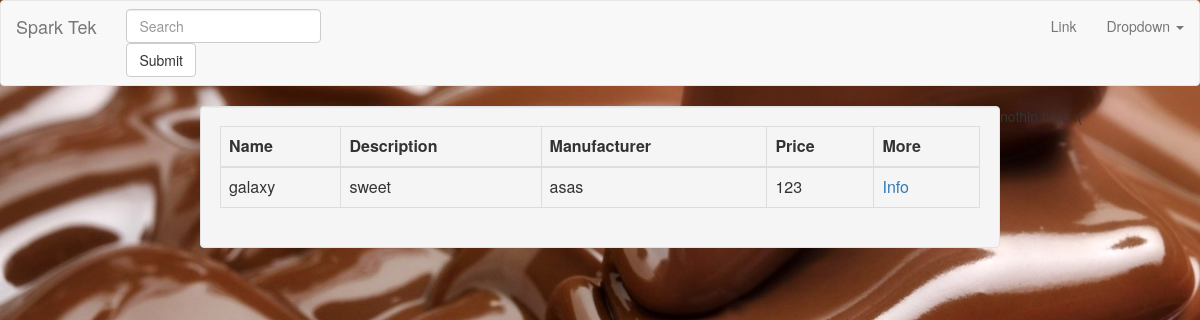
The app's page /, older data.
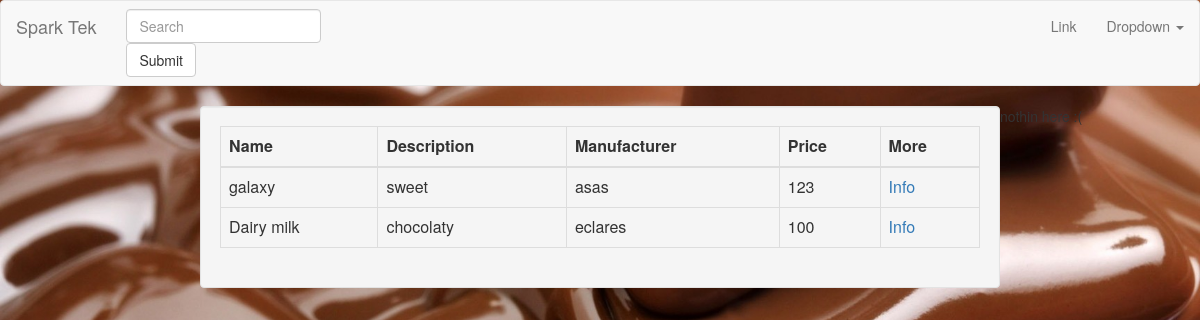
The same page, newer data.
### registration/models.py (models this page shows)
class Chocolate(models.Model):
    id = models.AutoField(primary_key=True)
    name = models.CharField(_('Chocolate Name'),max_length=100,blank=True )
    description = models.CharField(_('Chocolate Description'),max_length=1000,blank=True )
    manufacturer = models.CharField(_('Chocolate Manufacturer'),max_length=100,blank=True )
    price = models.IntegerField(_('Chocolate Price'),
                                 validators=[MaxValueValidator(1000), MinValueValidator(0)],
                                 help_text=_('4 digits maximum'), blank=True, null=True)

### registration/views.py (the view)
# urls.py: url(r'^$', HomePageView.as_view(), name='home'),
class HomePageView( ListView):
	template_name = "index.html"
	def get_queryset(self):
		return Chocolate.objects.all()

### registration/templates/index.html
{% extends 'base.html' %}
{% load register_extras %}
{% load staticfiles %}
{% block body %}
<div class="col-md-8 col-md-offset-2 well">
    <table class="table table-hover table-bordered table-responsive">
        <thead>
        <tr>
            <th>
                Name
            </th>
            <th>
                Description
            </th>
            <th>
                Manufacturer
            </th>
            <th>
                Price
            </th>
            <th>
                More
            </th>
        </tr>
        </thead>
        <tbody>
        {% for item in object_list %}
            <tr>
                <td> {{ item.name }} </td>
                <td> {{ item.description }}</td>
                <td> {{ item.manufacturer }}</td>
                <td> {{ item.price }}</td>
<td> <a href="{% url 'chocolate_detail' item.id %}">Info</a> </td>
            </tr>
        {% endfor %}
        </tbody>
    </table>
</div>
{% if request.user.is_anonymous %}
    nothin here :(
{% else %}
    <div class="col-md-6 col-md-offset-5" style="padding-top: 10%;">
        <a href="{% url 'add_chocolate' %}"
        <button class="btn btn-primary">Add a Chocolate</button>
    </div>
{% endif %}
{% endblock body %}

### registration/templates/base.html (shortened to what this page needs)
<html>
{% load staticfiles %}
<!DOCTYPE html>
<html lang="en">
<head>
    <link rel="stylesheet" href="{%  static 'css/bootstrap.min.css' %}" />
</head>
<body style="background-image: url({% static "image/images3.jpg" %});background-repeat:no-repeat;background-size:100%;height: 140px;display:block;padding:0 !important;margin:0;" >
{% include 'navbar.html' %}
{% block body %}
{% endblock body %}
</html>

### registration/templates/navbar.html (shortened to what this page needs)
<nav class="navbar navbar-default">
    <div class="container-fluid">
        <div class="navbar-header">
            <a class="navbar-brand" href="#">Spark Tek</a>
        </div>
        <form class="navbar-form navbar-left" role="search">
            <div class="form- group">
                <input type="text" class="form-control" placeholder="Search">
            </div>
            <button type="submit" class="btn btn-default">Submit</button>
        </form>
        <ul class="nav navbar-nav navbar-right">
            <li><a href="#">Link</a></li>
            <li class="dropdown">
                {% if user.is_anonymous %}
                    <a href="#" class="dropdown-toggle" data-toggle="dropdown" role="button" aria-haspopup="true" aria-expanded="false">Dropdown <span class="caret"></span></a>
                {% endif %}
                </li>
                </ul>
    </div>
</nav>

Row changes from the older to the newer data that the page shows:
added Chocolate: name "Dairy milk", description "chocolaty", manufacturer "eclares", price "100"
